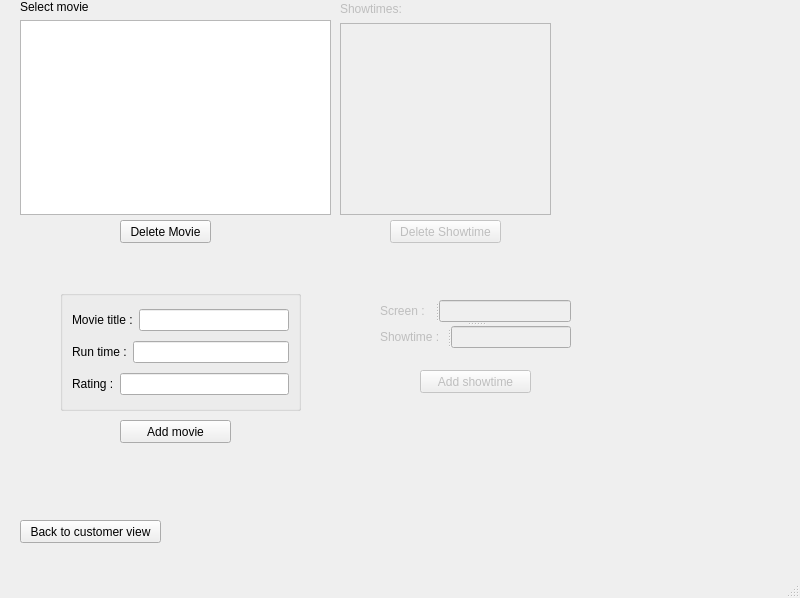
<?xml version="1.0" encoding="UTF-8"?>
<ui version="4.0">
 <class>StaffWindow</class>
 <widget class="QMainWindow" name="StaffWindow">
  <property name="geometry">
   <rect>
    <x>0</x>
    <y>0</y>
    <width>800</width>
    <height>598</height>
   </rect>
  </property>
  <property name="palette">
   <palette>
    <active/>
    <inactive/>
    <disabled/>
   </palette>
  </property>
  <property name="windowTitle">
   <string>Movie Reservation</string>
  </property>
  <property name="windowIcon">
   <iconset resource="icon.qrc">
    <normaloff>:/new/icon/images/film-reel.png</normaloff>:/new/icon/images/film-reel.png</iconset>
  </property>
  <widget class="QWidget" name="centralwidget">
   <widget class="QWidget" name="layoutWidget">
    <property name="geometry">
     <rect>
      <x>20</x>
      <y>0</y>
      <width>311</width>
      <height>215</height>
     </rect>
    </property>
    <layout class="QVBoxLayout" name="verticalLayout">
     <item>
      <widget class="QLabel" name="label">
       <property name="text">
        <string>Select movie</string>
       </property>
      </widget>
     </item>
     <item>
      <widget class="QTableView" name="movieTableView">
       <property name="focusPolicy">
        <enum>Qt::NoFocus</enum>
       </property>
       <property name="styleSheet">
        <string notr="true"/>
       </property>
       <property name="dragDropOverwriteMode">
        <bool>false</bool>
       </property>
       <property name="selectionMode">
        <enum>QAbstractItemView::SingleSelection</enum>
       </property>
       <property name="selectionBehavior">
        <enum>QAbstractItemView::SelectRows</enum>
       </property>
       <property name="showGrid">
        <bool>false</bool>
       </property>
       <property name="sortingEnabled">
        <bool>false</bool>
       </property>
       <property name="cornerButtonEnabled">
        <bool>true</bool>
       </property>
       <attribute name="horizontalHeaderVisible">
        <bool>true</bool>
       </attribute>
       <attribute name="horizontalHeaderCascadingSectionResizes">
        <bool>true</bool>
       </attribute>
       <attribute name="horizontalHeaderHighlightSections">
        <bool>false</bool>
       </attribute>
       <attribute name="horizontalHeaderStretchLastSection">
        <bool>true</bool>
       </attribute>
       <attribute name="verticalHeaderVisible">
        <bool>false</bool>
       </attribute>
       <attribute name="verticalHeaderHighlightSections">
        <bool>false</bool>
       </attribute>
      </widget>
     </item>
    </layout>
   </widget>
   <widget class="QLabel" name="imageLabel">
    <property name="geometry">
     <rect>
      <x>610</x>
      <y>10</y>
      <width>140</width>
      <height>210</height>
     </rect>
    </property>
    <property name="text">
     <string/>
    </property>
   </widget>
   <widget class="QPushButton" name="backBtn">
    <property name="geometry">
     <rect>
      <x>20</x>
      <y>520</y>
      <width>141</width>
      <height>23</height>
     </rect>
    </property>
    <property name="text">
     <string>Back to customer view</string>
    </property>
   </widget>
   <widget class="QPushButton" name="deleteMovieBtn">
    <property name="geometry">
     <rect>
      <x>120</x>
      <y>220</y>
      <width>91</width>
      <height>23</height>
     </rect>
    </property>
    <property name="text">
     <string>Delete Movie</string>
    </property>
   </widget>
   <widget class="QPushButton" name="deleteShowtimeBtn">
    <property name="enabled">
     <bool>false</bool>
    </property>
    <property name="geometry">
     <rect>
      <x>390</x>
      <y>220</y>
      <width>111</width>
      <height>23</height>
     </rect>
    </property>
    <property name="text">
     <string>Delete Showtime</string>
    </property>
   </widget>
   <widget class="QPushButton" name="addMovieBtn">
    <property name="geometry">
     <rect>
      <x>120</x>
      <y>420</y>
      <width>111</width>
      <height>23</height>
     </rect>
    </property>
    <property name="text">
     <string>Add movie</string>
    </property>
   </widget>
   <widget class="QWidget" name="layoutWidget_2">
    <property name="geometry">
     <rect>
      <x>340</x>
      <y>0</y>
      <width>211</width>
      <height>215</height>
     </rect>
    </property>
    <layout class="QVBoxLayout" name="verticalLayout_4" stretch="0,0">
     <item>
      <widget class="QLabel" name="showingLabel">
       <property name="enabled">
        <bool>false</bool>
       </property>
       <property name="sizePolicy">
        <sizepolicy hsizetype="Expanding" vsizetype="Expanding">
         <horstretch>100</horstretch>
         <verstretch>0</verstretch>
        </sizepolicy>
       </property>
       <property name="text">
        <string>Showtimes:</string>
       </property>
       <property name="scaledContents">
        <bool>true</bool>
       </property>
       <property name="wordWrap">
        <bool>true</bool>
       </property>
      </widget>
     </item>
     <item>
      <widget class="QTableView" name="screenTableView">
       <property name="enabled">
        <bool>false</bool>
       </property>
       <property name="focusPolicy">
        <enum>Qt::NoFocus</enum>
       </property>
       <property name="dragDropOverwriteMode">
        <bool>false</bool>
       </property>
       <property name="selectionMode">
        <enum>QAbstractItemView::SingleSelection</enum>
       </property>
       <property name="selectionBehavior">
        <enum>QAbstractItemView::SelectRows</enum>
       </property>
       <property name="showGrid">
        <bool>false</bool>
       </property>
       <property name="cornerButtonEnabled">
        <bool>false</bool>
       </property>
       <attribute name="horizontalHeaderCascadingSectionResizes">
        <bool>true</bool>
       </attribute>
       <attribute name="horizontalHeaderHighlightSections">
        <bool>false</bool>
       </attribute>
       <attribute name="horizontalHeaderStretchLastSection">
        <bool>true</bool>
       </attribute>
       <attribute name="verticalHeaderVisible">
        <bool>false</bool>
       </attribute>
       <attribute name="verticalHeaderHighlightSections">
        <bool>false</bool>
       </attribute>
      </widget>
     </item>
    </layout>
   </widget>
   <widget class="QPushButton" name="addShowtimeBtn">
    <property name="enabled">
     <bool>false</bool>
    </property>
    <property name="geometry">
     <rect>
      <x>420</x>
      <y>370</y>
      <width>111</width>
      <height>23</height>
     </rect>
    </property>
    <property name="styleSheet">
     <string notr="true"/>
    </property>
    <property name="text">
     <string>Add showtime</string>
    </property>
    <property name="autoDefault">
     <bool>false</bool>
    </property>
    <property name="default">
     <bool>false</bool>
    </property>
   </widget>
   <widget class="QGroupBox" name="groupBox">
    <property name="geometry">
     <rect>
      <x>60</x>
      <y>290</y>
      <width>241</width>
      <height>121</height>
     </rect>
    </property>
    <layout class="QVBoxLayout" name="verticalLayout_2">
     <item>
      <layout class="QHBoxLayout" name="horizontalLayout">
       <item>
        <widget class="QLabel" name="movieLabel">
         <property name="text">
          <string>Movie title :</string>
         </property>
        </widget>
       </item>
       <item>
        <widget class="QLineEdit" name="movieText"/>
       </item>
      </layout>
     </item>
     <item>
      <layout class="QHBoxLayout" name="horizontalLayout_2">
       <item>
        <widget class="QLabel" name="runtimeLabel">
         <property name="text">
          <string>Run time :</string>
         </property>
        </widget>
       </item>
       <item>
        <widget class="QLineEdit" name="runtimeText"/>
       </item>
      </layout>
     </item>
     <item>
      <layout class="QHBoxLayout" name="horizontalLayout_5">
       <item>
        <widget class="QLabel" name="ratingLabel">
         <property name="text">
          <string>Rating :</string>
         </property>
        </widget>
       </item>
       <item>
        <widget class="QLineEdit" name="ratingText"/>
       </item>
      </layout>
     </item>
    </layout>
   </widget>
   <widget class="QSplitter" name="splitter_3">
    <property name="geometry">
     <rect>
      <x>380</x>
      <y>300</y>
      <width>191</width>
      <height>48</height>
     </rect>
    </property>
    <property name="orientation">
     <enum>Qt::Vertical</enum>
    </property>
    <widget class="QSplitter" name="splitter_2">
     <property name="orientation">
      <enum>Qt::Horizontal</enum>
     </property>
     <widget class="QLabel" name="screenLabel">
      <property name="enabled">
       <bool>false</bool>
      </property>
      <property name="text">
       <string>Screen :</string>
      </property>
     </widget>
     <widget class="QLineEdit" name="screenIDText">
      <property name="enabled">
       <bool>false</bool>
      </property>
     </widget>
    </widget>
    <widget class="QSplitter" name="splitter">
     <property name="orientation">
      <enum>Qt::Horizontal</enum>
     </property>
     <widget class="QLabel" name="showtimeLabel">
      <property name="enabled">
       <bool>false</bool>
      </property>
      <property name="text">
       <string>Showtime :</string>
      </property>
     </widget>
     <widget class="QLineEdit" name="showtimeText">
      <property name="enabled">
       <bool>false</bool>
      </property>
     </widget>
    </widget>
   </widget>
  </widget>
  <widget class="QMenuBar" name="menubar">
   <property name="geometry">
    <rect>
     <x>0</x>
     <y>0</y>
     <width>800</width>
     <height>20</height>
    </rect>
   </property>
  </widget>
  <widget class="QStatusBar" name="statusbar"/>
 </widget>
 <resources>
  <include location="icon.qrc"/>
 </resources>
 <connections/>
</ui>
